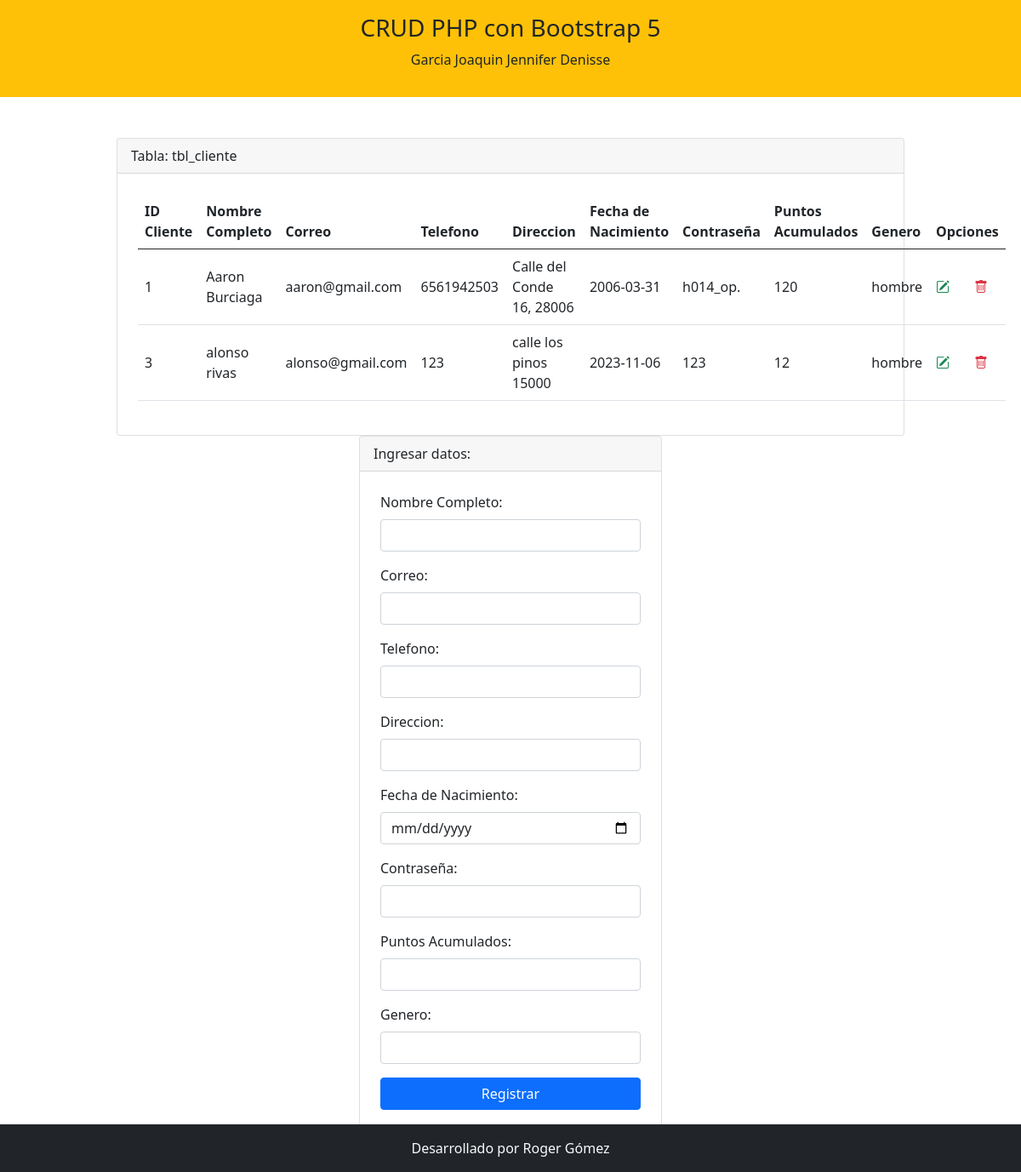
The page / on the database its author committed.
### tables this page shows
CREATE TABLE `tbl_cliente` (
  `id_cliente` int(11) NOT NULL,
  `nombre_completo` varchar(255) NOT NULL,
  `correo` varchar(255) NOT NULL,
  `telefono` varchar(255) NOT NULL,
  `direccion` varchar(255) NOT NULL,
  `fecha_nacimiento` date NOT NULL,
  `contrasena` varchar(255) NOT NULL,
  `puntos_acumulados` int(255) NOT NULL,
  `genero` varchar(255) NOT NULL
);

### index.php (the view, shortened to what this page needs)
<?php include 'template/header.php' ?>
<?php
    include_once "model/conexion.php";
    $sentencia = $bd -> query("select * from tbl_cliente");
    $cliente = $sentencia->fetchAll(PDO::FETCH_OBJ);
?>
<div class="container mt-5 mb-5">
    <div class="row justify-content-center">
        <div class="col-md-10">
            <div class="card">
                <div class="card-header">
                    Tabla: tbl_cliente
                </div>
                <div class="p-4">
                    <table class="table align-middle">
                        <thead>
                            <tr>
                                <th scope="col">ID Cliente</th>
                                <th scope="col">Nombre Completo</th>
                                <th scope="col">Correo</th>
                                <th scope="col">Telefono</th>
                                <th scope="col">Direccion</th>
                                <th scope="col">Fecha de Nacimiento</th>
                                <th scope="col">Contraseña</th>
                                <th scope="col">Puntos Acumulados</th>
                                <th scope="col">Genero</th>
                                <th scope="col" colspan="2">Opciones</th>
                            </tr>
                        </thead>
                        <tbody>
                            <?php
                                foreach($cliente as $dato){
                            ?>
                            <tr>
                                <td scope="row"><?php echo $dato->id_cliente; ?></td>
                                <td><?php echo $dato->nombre_completo; ?></td>
                                <td><?php echo $dato->correo; ?></td>
                                <td><?php echo $dato->telefono; ?></td>
                                <td><?php echo $dato->direccion; ?></td>
                                <td><?php echo $dato->fecha_nacimiento; ?></td>
                                <td><?php echo $dato->contrasena; ?></td>
                                <td><?php echo $dato->puntos_acumulados; ?></td>
                                <td><?php echo $dato->genero; ?></td>
                                <td><a class="text-success" href="editar.php?id_cliente=<?php echo $dato->id_cliente; ?>"><i class="bi bi-pencil-square"></i></a></td>
                                <td><a onclick="return confirm('Estas seguro de eliminar?');" class="text-danger" href="eliminar.php?id_cliente=<?php echo $dato->id_cliente; ?>"><i class="bi bi-trash"></i></a></td>
                            </tr>
                            <?php
                                }
                            ?>
                        </tbody>
                    </table>
                </div>
            </div>
        </div>
        <br>
        <div class="col-md-4">
            <div class="card">
                <div class="card-header">
                    Ingresar datos:
                </div>
                <form class="p-4" method="POST" action="registrar.php">
                    <div class="mb-3">
                        <label class="form-label">Nombre Completo: </label>
                        <input type="text" class="form-control" name="nombre_completo" autofocus required>
                    </div>
                    <div class="mb-3">
                        <label class="form-label">Correo: </label>
                        <input type="text" class="form-control" name="correo" autofocus required>
                    </div>
                    <div class="mb-3">
                        <label class="form-label">Telefono: </label>
                        <input type="text" class="form-control" name="telefono" autofocus required>
                    </div>
                    <div class="mb-3">
                        <label class="form-label">Direccion: </label>
                        <input type="text" class="form-control" name="direccion" autofocus required>
                    </div>
                    <div class="mb-3">
                        <label class="form-label">Fecha de Nacimiento: </label>
                        <input type="date" class="form-control" name="fecha_nacimiento" autofocus required>
                    </div>
                    <div class="mb-3">
                        <label class="form-label">Contraseña: </label>
                        <input type="password" class="form-control" name="contrasena" autofocus required>
                    </div>
                    <div class="mb-3">
                        <label class="form-label">Puntos Acumulados: </label>
                        <input type="number" class="form-control" name="puntos_acumulados" autofocus required>
                    </div>
                    <div class="mb-3">
                        <label class="form-label">Genero: </label>
                        <input type="text" class="form-control" name="genero" autofocus required>
                    </div>
                    <div class="d-grid">
                        <input type="submit" class="btn btn-primary" value="Registrar">
                    </div>
                </form>
            </div>
        </div>
    </div>
</div>
<?php include 'template/footer.php' ?>

### template/header.php (shortened to what this page needs)
<!doctype html>
<html lang="es">
  <head>
    <link rel="stylesheet" href="https://cdn.jsdelivr.net/npm/bootstrap@5.0.2/dist/css/bootstrap.min.css">
    <link rel="stylesheet" href="https://cdn.jsdelivr.net/npm/bootstrap-icons@1.5.0/font/bootstrap-icons.css">
  </head>
  <body>
      <div class="container-fluid bg-warning">
          <div class="row">
              <div class="col-md">
                  <header class="py-3">
                      <h3 class="text-center">CRUD PHP con Bootstrap 5</h3>
                      <p class="text-center">Garcia Joaquin Jennifer Denisse</p>
                  </header>
              </div>
          </div>
      </div>

### template/footer.php (shortened to what this page needs)
<footer class="container-fluid bg-dark fixed-bottom">
        <div class="row">
            <div class="col-md text-light text-center py-3">
                Desarrollado por Roger Gómez
            </div>
        </div>
    </footer>
  </body>
</html>

### rows shown on the page
tbl_cliente: id_cliente "1", nombre_completo "Aaron Burciaga", correo "aaron@gmail.com", telefono "6561942503", direccion "Calle del Conde 16, 28006", fecha_nacimiento "2006-03-31", contrasena "h014_op.", puntos_acumulados "120", genero "hombre"
tbl_cliente: id_cliente "3", nombre_completo "alonso rivas", correo "alonso@gmail.com", telefono "123", direccion "calle los pinos 15000", fecha_nacimiento "2023-11-06", contrasena "123", puntos_acumulados "12", genero "hombre"
